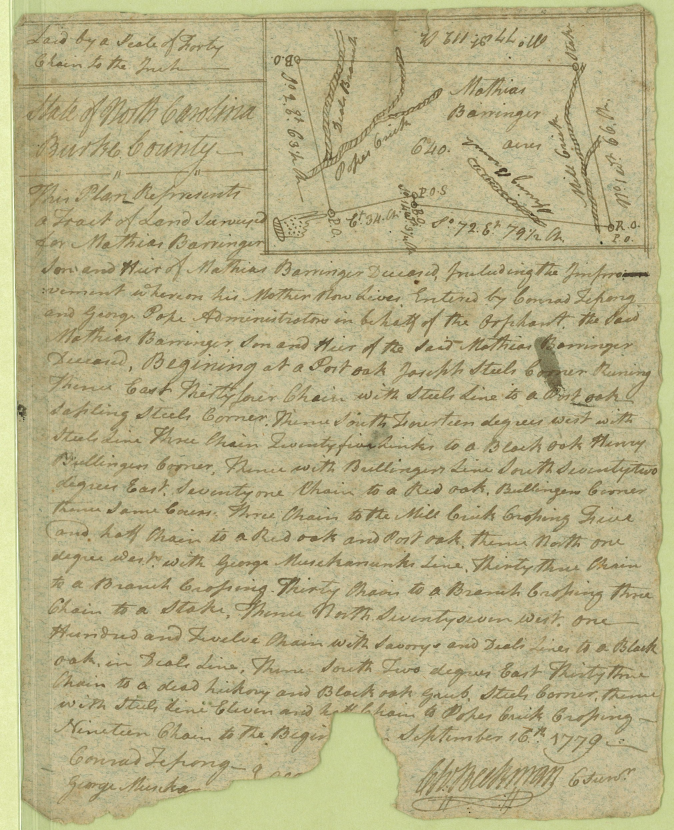
#> input picture resources/1779-Barringer-Survey-P1-of-2.jpg, 2021 x 2490 px (shown at 1/3 size); its folder holds only this picture in this run
$ python make_grid_test_images.py
#> lines starting #> are read from the running program, lines starting #| are printed output that depends on the picture
import cv2
import numpy as np
from itertools import product
from os import path, listdir, mkdir

IMAGES_PATH = 'resources'
SUB_IMG_SHAPE = (509, 509)
OVERLAP = 0.25
STD_NOISE = 2
IMAGE_EXTENSIONS = ('png', 'jpg', 'jpeg', 'tif', 'tiff')


def make_grid_test_images(img_path):
    img = cv2.imread(img_path)
#> img is the input picture: shape (2490, 2021, 3); mean B, G, R 136.4, 177.2, 184.1
    new_path = path.join(path.dirname(img_path), 'grid_images', path.basename(img_path))
    mkdir(new_path)
    dx_step = SUB_IMG_SHAPE[1] - SUB_IMG_SHAPE[1] * OVERLAP
    dy_step = SUB_IMG_SHAPE[0] - SUB_IMG_SHAPE[0] * OVERLAP
    padded = np.zeros(
        np.ceil(np.ceil(np.array(img.shape) / (dy_step, dx_step, 1)) * (dy_step, dx_step, 1)).astype(int),
        dtype=np.uint8)
    padded[:img.shape[0], :img.shape[1], :] = img
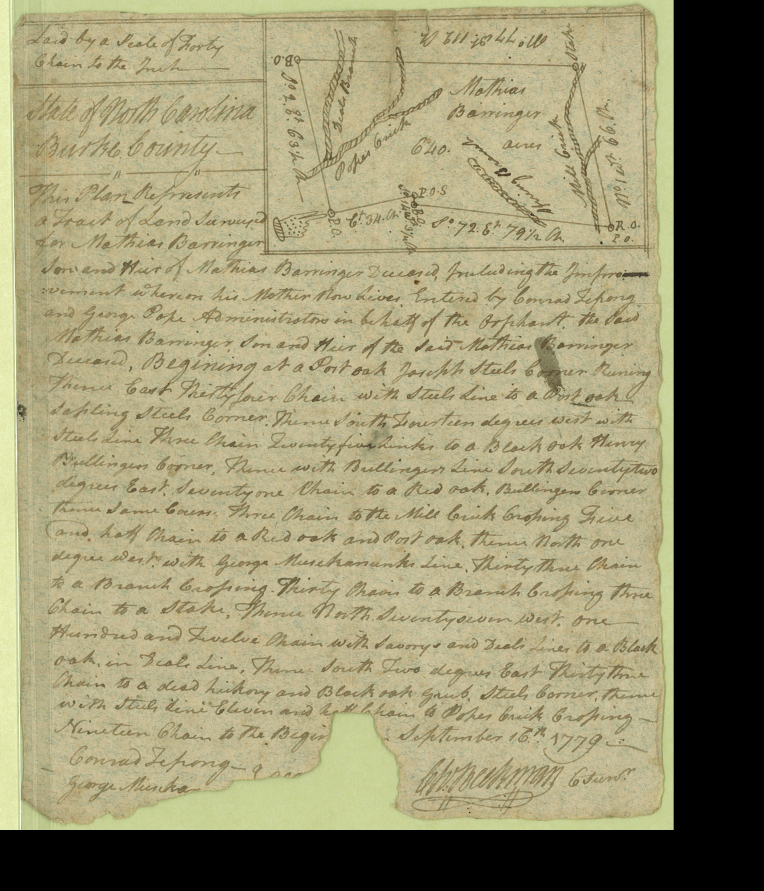
#> padded: shape (2673, 2291, 3) (shown at 1/3 size); mean B, G, R 112.1, 145.7, 151.3
    junk, shade = np.meshgrid(
        np.ones((SUB_IMG_SHAPE[0], )), np.linspace(255, 127, SUB_IMG_SHAPE[1]), indexing='ij')
    shade = np.dstack((shade,)*3).astype(np.uint8)
    dx = np.round(np.arange(0, padded.shape[1] - SUB_IMG_SHAPE[1], dx_step)).astype(int)
#> dx = [0, 382, 764, 1145, 1527]
    dy = np.round(np.arange(0, padded.shape[0] - SUB_IMG_SHAPE[0], dy_step)).astype(int)
#> dy = [0, 382, 764, 1145, 1527, 1909]
    print(f'Images per row: {len(dx)}')
#| Images per row: 5
    for idx, (dx, dy) in enumerate(product(dx, dy)):
        noise = np.random.normal(127, STD_NOISE, (*SUB_IMG_SHAPE, 3))
        cv2.imwrite(
                f'{new_path}/img_{idx}_x={dx}_y={dy}.png',
                cv2.addWeighted(
                    cv2.multiply(padded[dy:dy + SUB_IMG_SHAPE[0], dx:dx + SUB_IMG_SHAPE[1], :], shade, scale=1/255), 1,
                    np.round(noise).astype(np.uint8), 1, -127
                )
        )
#> this loop made 30 passes
#> pass 1, in make_grid_test_images, `cv2.imwrite( f'{new_path}/img_{idx}_x={dx}_y={dy}.png', cv2.addWeighte..`:
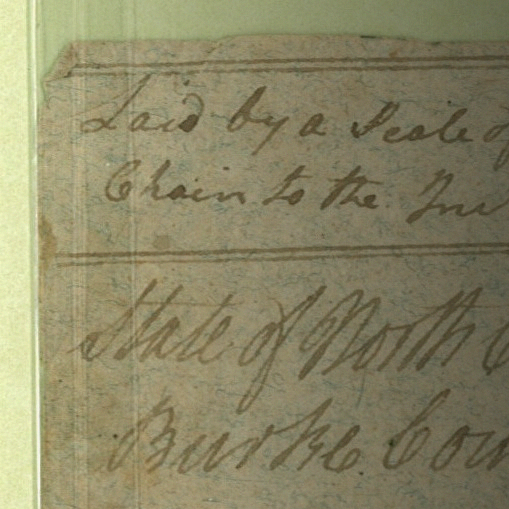
#> saved as img_0_x=0_y=0.png: shape (509, 509, 3); mean B, G, R 101.6, 134, 138.6
#> pass 2, in make_grid_test_images, `cv2.imwrite( f'{new_path}/img_{idx}_x={dx}_y={dy}.png', cv2.addWeighte..`:
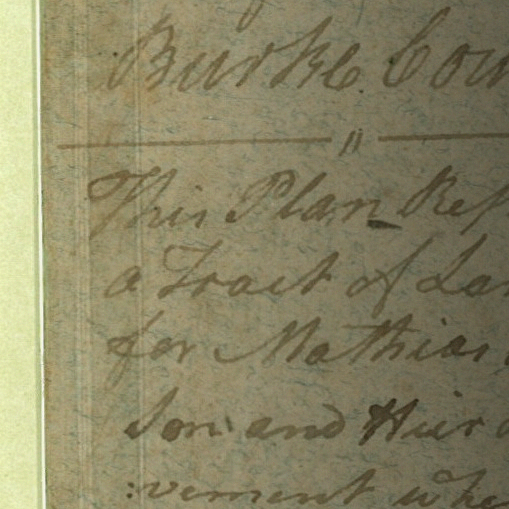
#> saved as img_1_x=0_y=382.png: shape (509, 509, 3); mean B, G, R 99.7, 131.4, 136.8


def _is_image_path(file_path):
    return path.isfile(
        path.join(IMAGES_PATH, file_path)) and any(file_path.lower().endswith(ext) for ext in IMAGE_EXTENSIONS)


if __name__ == '__main__':
    for img_file_path in filter(_is_image_path, listdir(IMAGES_PATH)):
        make_grid_test_images(path.join(IMAGES_PATH, img_file_path))

$ run again, on resources/1862-Certificate-of-Exemption-P1-of-2.jpg
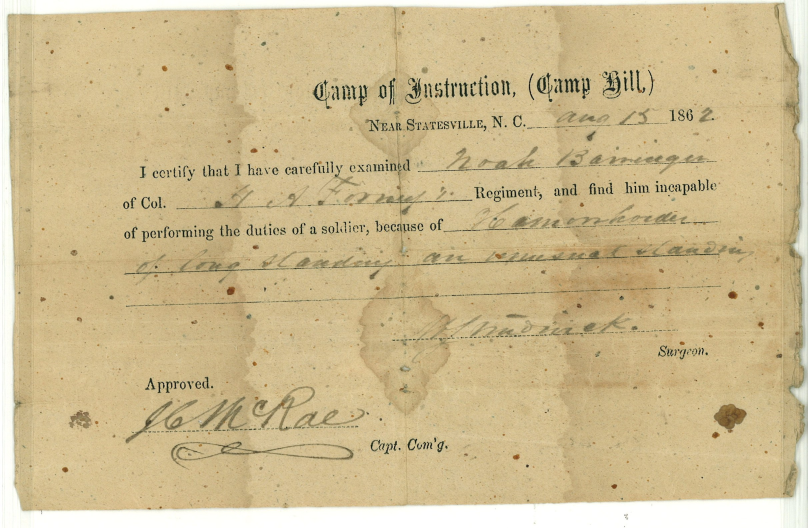
#> input picture resources/1862-Certificate-of-Exemption-P1-of-2.jpg, 2423 x 1584 px (shown at 1/3 size)
#> in make_grid_test_images, img is the input picture: shape (1584, 2423, 3); mean B, G, R 144.1, 187, 205.6
#> in make_grid_test_images, `padded[:img.shape[0], :img.shape[1], :] = img`:
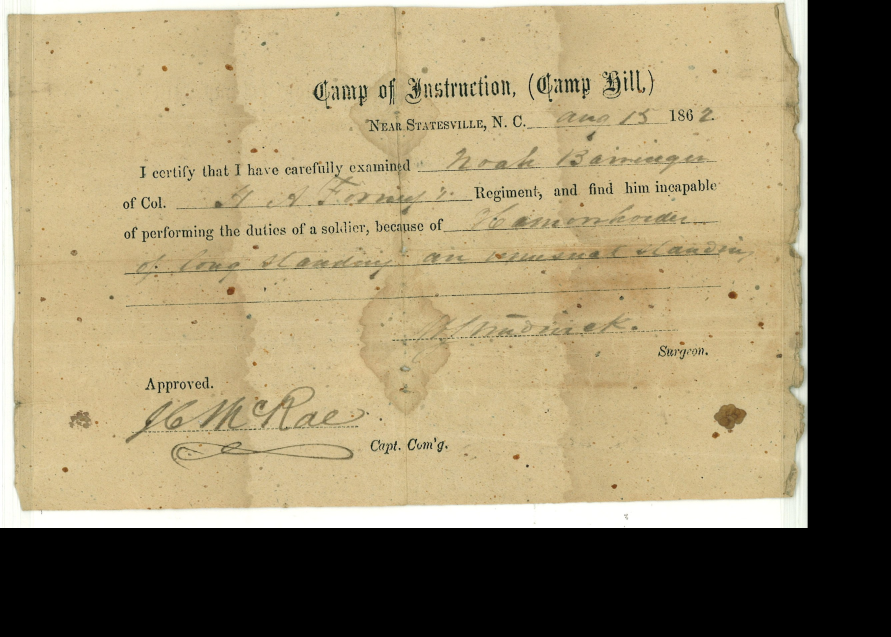
#> padded: shape (1909, 2673, 3) (shown at 1/3 size); mean B, G, R 108.4, 140.6, 154.6
#| Images per row: 6
#> the loop in make_grid_test_images, `for idx, (dx, dy) in enumerate(product(dx, dy)):` made 24 passes
#> pass 2, in make_grid_test_images, `cv2.imwrite( f'{new_path}/img_{idx}_x={dx}_y={dy}.png', cv2.addWeighte..`:
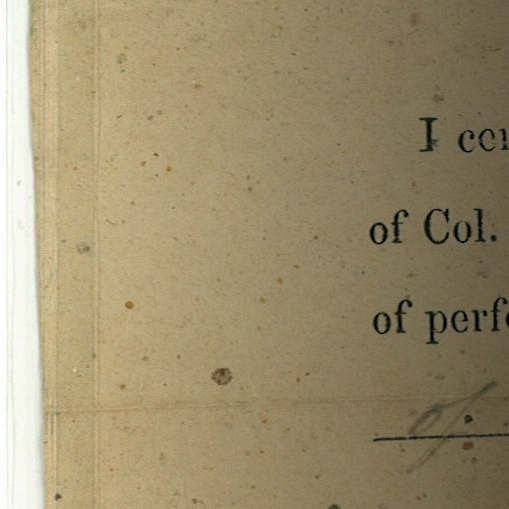
#> saved as img_1_x=0_y=382.png: shape (509, 509, 3); mean B, G, R 109.7, 142.3, 156.4

$ run again, on resources/1862-Certificate-of-Exemption-P2-of-2.jpg
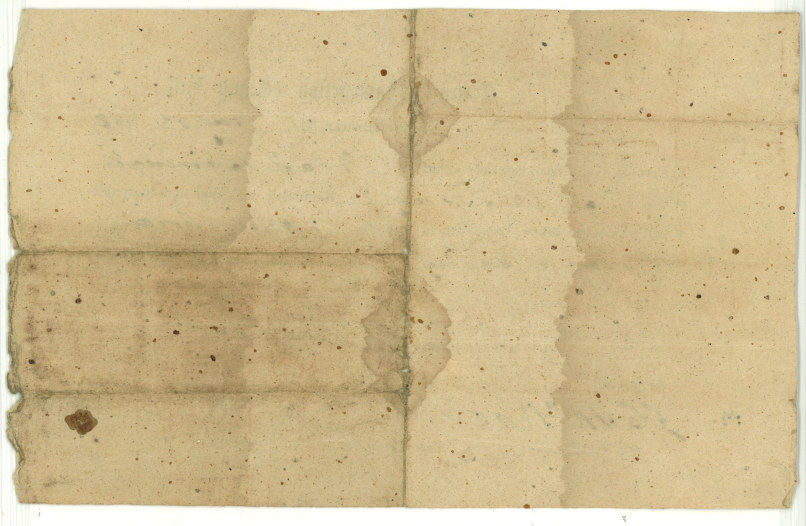
#> input picture resources/1862-Certificate-of-Exemption-P2-of-2.jpg, 2417 x 1578 px (shown at 1/3 size)
#> in make_grid_test_images, img is the input picture: shape (1578, 2417, 3); mean B, G, R 144.5, 187.5, 207
#> in make_grid_test_images, `padded[:img.shape[0], :img.shape[1], :] = img`:
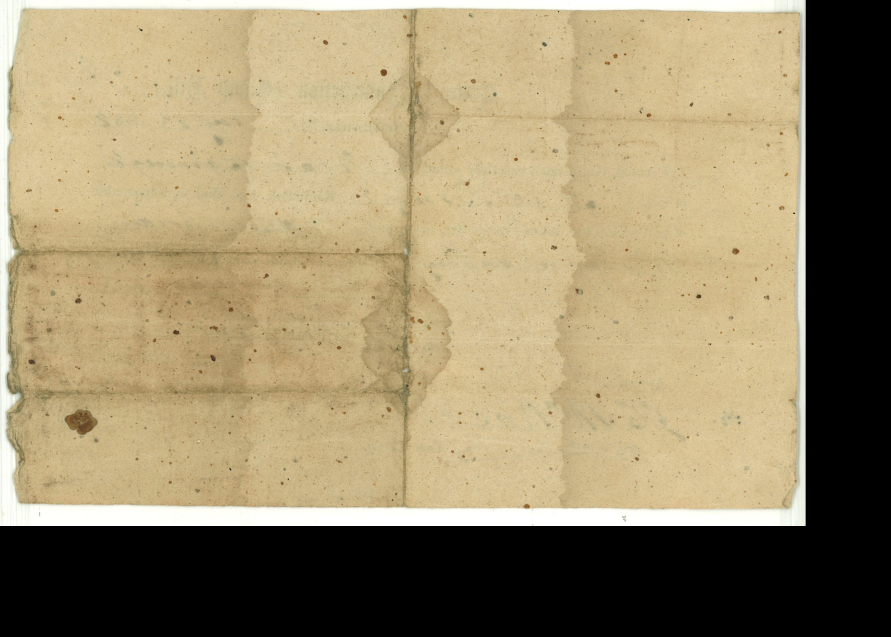
#> padded: shape (1909, 2673, 3) (shown at 1/3 size); mean B, G, R 108, 140.2, 154.7
#| Images per row: 6
#> the loop in make_grid_test_images, `for idx, (dx, dy) in enumerate(product(dx, dy)):` made 24 passes
#> pass 2, in make_grid_test_images, `cv2.imwrite( f'{new_path}/img_{idx}_x={dx}_y={dy}.png', cv2.addWeighte..`:
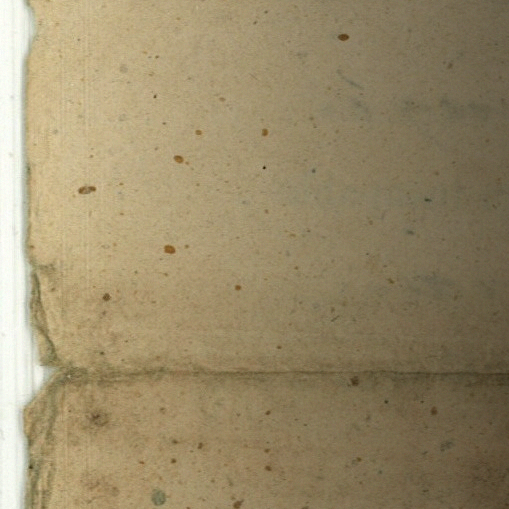
#> saved as img_1_x=0_y=382.png: shape (509, 509, 3); mean B, G, R 105.4, 138.4, 153.1

$ run again, on resources/1779-Barringer-Survey-P2-of-2.jpg
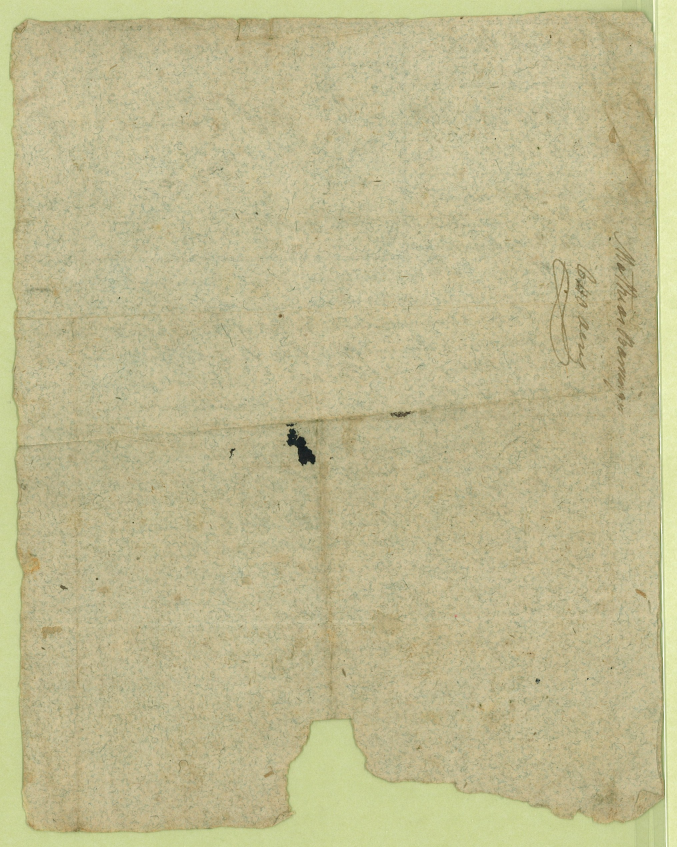
#> input picture resources/1779-Barringer-Survey-P2-of-2.jpg, 2031 x 2541 px (shown at 1/3 size)
#> in make_grid_test_images, img is the input picture: shape (2541, 2031, 3); mean B, G, R 144.1, 185.2, 190.9
#> in make_grid_test_images, `padded[:img.shape[0], :img.shape[1], :] = img`:
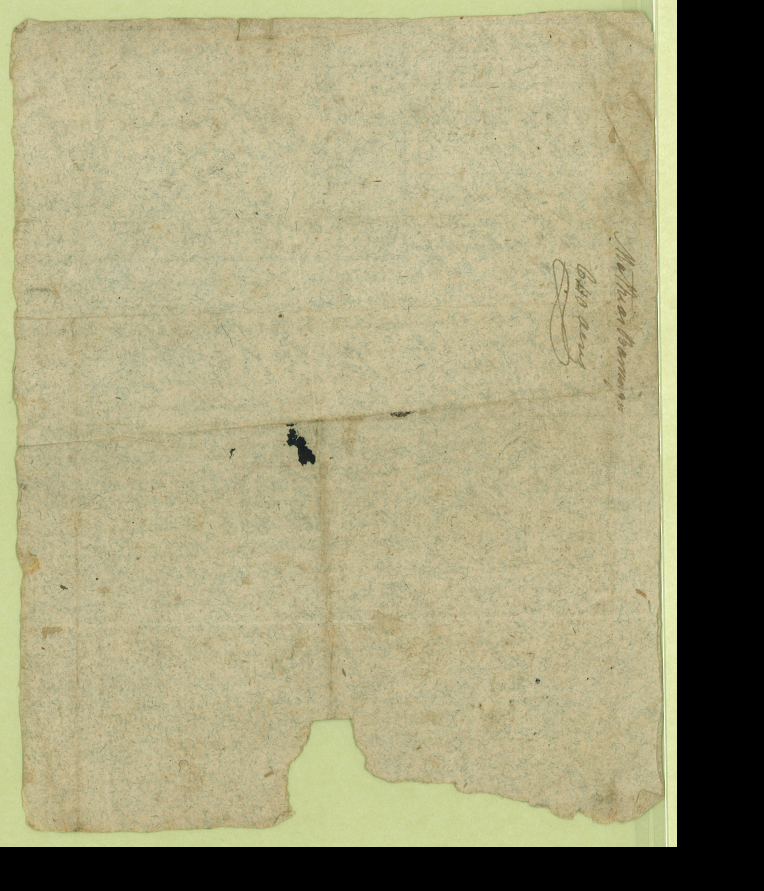
#> padded: shape (2673, 2291, 3) (shown at 1/3 size); mean B, G, R 121.5, 156, 160.8
#| Images per row: 5
#> the loop in make_grid_test_images, `for idx, (dx, dy) in enumerate(product(dx, dy)):` made 30 passes
#> pass 2, in make_grid_test_images, `cv2.imwrite( f'{new_path}/img_{idx}_x={dx}_y={dy}.png', cv2.addWeighte..`:
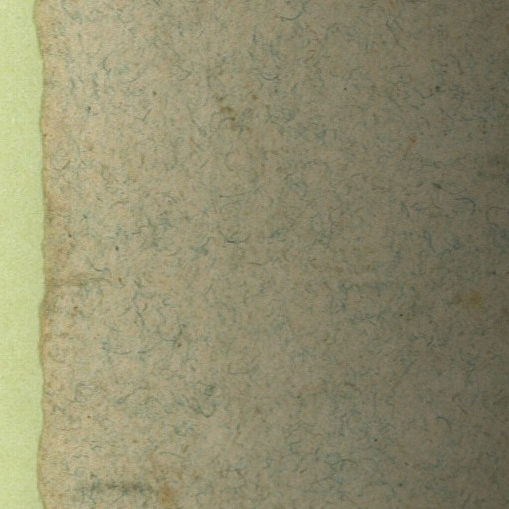
#> saved as img_1_x=0_y=382.png: shape (509, 509, 3); mean B, G, R 110.9, 140.8, 144.3
